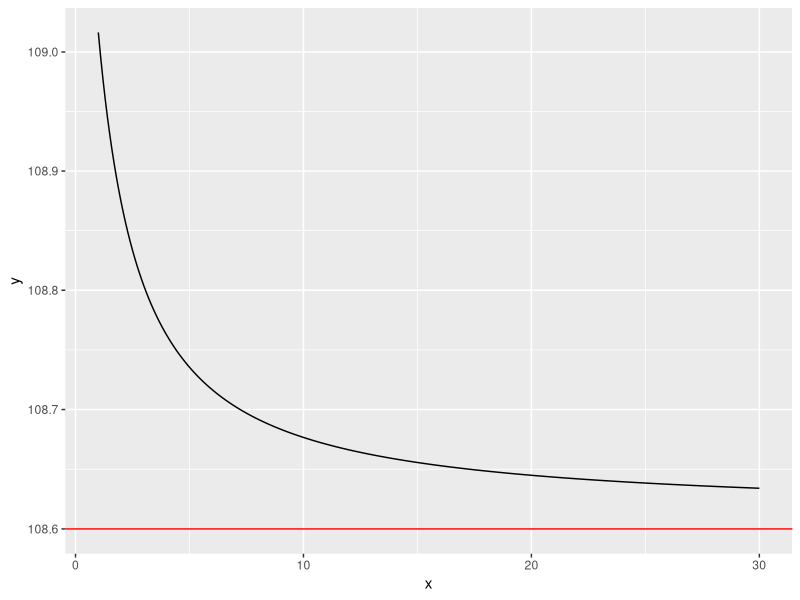

This chart was generated by the following R code:
## ---- chunk 1
knitr::opts_chunk$set(message = FALSE, echo = TRUE)
## ---- chunk 2
library(tidyverse)
library(igraph)
## ---- chunk 3
df_2018 <- read_csv("data/Men 2018.csv", col_types = cols(Date = col_date(format = "%d/%m/%Y")))%>%
  filter((Tournament != "Wimbledon") | (Tournament == "Wimbledon" & Round == "1st Round"))%>%
  select(Date, Tournament, Winner, Loser, AvgW, AvgL)%>%
  mutate(p_ij = 1 / AvgW,
         p_ji = 1/ AvgL,
         total_prob = p_ij + p_ji) %>%
  mutate(p_ij = p_ij / total_prob,
         p_ji = p_ji / total_prob) %>%
  select(-total_prob) %>%
  mutate(logit_p_ij = log(p_ij / p_ji))%>%
  rowwise()%>%
  mutate(
    sorted = paste(sort(c(Winner, Loser)), collapse = '_'),
    origin = ifelse(Tournament == "Wimbledon", 0, 1)
  )%>%
  group_by(sorted)%>%
  arrange(origin, desc(Date),.by_group = TRUE)%>%
  slice_head(n=1)%>%
  ungroup()
  # arrange(sorted)

df_2019 <- read_csv("data/Men 2019.csv", col_types = cols(Date = col_date(format = "%d/%m/%Y")))%>%
  filter((Tournament != "Wimbledon") | (Tournament == "Wimbledon" & Round == "1st Round"))%>%
  select(Date, Tournament, Winner, Loser, AvgW, AvgL)%>%
  mutate(p_ij = 1 / AvgW,
         p_ji = 1/ AvgL,
         total_prob = p_ij + p_ji) %>%
  mutate(p_ij = p_ij / total_prob,
         p_ji = p_ji / total_prob) %>%
  select(-total_prob) %>%
  mutate(logit_p_ij = log(p_ij / p_ji))%>%
  rowwise()%>%
  mutate(
    sorted = paste(sort(c(Winner, Loser)), collapse = '_'),
    origin = ifelse(Tournament == "Wimbledon", 0, 1)
  )%>%
  group_by(sorted)%>%
  # mutate(num_matches = n())%>%
  arrange(origin, desc(Date),.by_group = TRUE)%>%
  slice_head(n=1)%>%
  ungroup()
  # arrange(sorted)

df_2021 <- read_csv("data/Men 2021.csv", col_types = cols(Date = col_date(format = "%d/%m/%Y")))%>%
  filter((Tournament != "Wimbledon") | (Tournament == "Wimbledon" & Round == "1st Round"))%>%
  select(Date, Tournament, Winner, Loser, AvgW, AvgL)%>%
  mutate(p_ij = 1 / AvgW,
         p_ji = 1/ AvgL,
         total_prob = p_ij + p_ji) %>%
  mutate(p_ij = p_ij / total_prob,
         p_ji = p_ji / total_prob) %>%
  select(-total_prob) %>%
  mutate(logit_p_ij = log(p_ij / p_ji))%>%
  rowwise()%>%
  mutate(
    sorted = paste(sort(c(Winner, Loser)), collapse = '_'),
    origin = ifelse(Tournament == "Wimbledon", 0, 1)
  )%>%
  group_by(sorted)%>%
  # mutate(num_matches = n())%>%
  arrange(origin, desc(Date),.by_group = TRUE)%>%
  slice_head(n=1)%>%
  ungroup()
  # arrange(sorted)

## ---- chunk 4
makeX_lm <- function(df){
  all_players <- c(as.character(df$Winner), as.character(df$Loser))%>%
    factor()%>%
    levels()
  X_lm <- matrix(0,
                 nrow(df),
                 length(all_players))
  colnames(X_lm) <- all_players
  for (team in colnames(X_lm)) {
    X_lm[df$Winner == team, team] <- 1
    X_lm[df$Loser == team, team] <- -1
  }
  return(X_lm)
}
## ---- chunk 5
df_2018$X <- makeX_lm(df_2018)
df_2019$X <- makeX_lm(df_2019)
df_2021$X <- makeX_lm(df_2021)
## ---- chunk 6
w <- 1.5
fitLM <- function(df, w){
  weights <- df%>%
    mutate(weight = ifelse(Tournament == "Wimbledon", w, 1))%>%
    pull(weight)
  
  lmfit_group <- lm(logit_p_ij ~ -1 + X, data = df, weights = weights)
  r <- coef(lmfit_group)
  r[is.na(r)] <- 0
  names(r) <- substring(names(r), 2)
  return(r)
  # s <- exp(r)
}
## ---- chunk 7
rs <- lapply(list(df_2018,df_2019,df_2021), fitLM, w=w)
## ---- chunk 8
rs
## ---- chunk 9
wim2018 <- read_csv("data/wimbledon M 2018.csv", col_types = cols(Date = col_date(format = "%d/%m/%Y")))%>%
  filter(Round != "1st Round")
wim2019 <- read_csv("data/wimbledon M 2019.csv", col_types = cols(Date = col_date(format = "%d/%m/%Y")))%>%
  filter(Round != "1st Round")
wim2021 <- read_csv("data/wimbledon M 2021.csv", col_types = cols(Date = col_date(format = "%d/%m/%Y")))%>%
  filter(Round != "1st Round")
wimlist <- list(wim2018,wim2019,wim2021)
## ---- chunk 10
wim2018score <- wim2018%>%
  rowwise()%>%
  mutate(
    winner_lambda = rs[[1]][Winner],
    loser_lambda = rs[[1]][Loser],
    prob_winner_win = plogis(winner_lambda - loser_lambda),
    log_prob = log(prob_winner_win)
  )%>%
  pull(log_prob)%>%
  sum()

wim2019score <- wim2019%>%
  rowwise()%>%
  mutate(
    winner_lambda = rs[[2]][Winner],
    loser_lambda = rs[[2]][Loser],
    prob_winner_win = plogis(winner_lambda - loser_lambda),
    log_prob = log(prob_winner_win)
  )%>%
  pull(log_prob)%>%
  sum()

wim2021score <- wim2021%>%
  rowwise()%>%
  mutate(
    winner_lambda = rs[[3]][Winner],
    loser_lambda = rs[[3]][Loser],
    prob_winner_win = plogis(winner_lambda - loser_lambda),
    log_prob = log(prob_winner_win)
  )%>%
  pull(log_prob)%>%
  sum()
## ---- chunk 11
getScore <- function(w){
  rs <- lapply(list(df_2018,df_2019,df_2021), fitLM, w=w)
  score <- 0
  for (i in 1:3) {
    lambdas <- rs[[i]]
    wim <- wimlist[[i]]
    score_i <- wim%>%
      rowwise()%>%
      mutate(
        winner_lambda = lambdas[Winner],
        loser_lambda = lambdas[Loser],
        prob_winner_win = plogis(winner_lambda - loser_lambda),
        minus_log_prob = -log(prob_winner_win)
      )%>%
      pull(minus_log_prob)%>%
      sum()
    score <- score + score_i
  }
  return(score)
}
## ---- chunk 12
w <- 1
getScore(w)
## ---- chunk 13
res <- optimize(getScore,interval = c(0,1000))
## ---- chunk 14
res
## ---- chunk 15
ws <- seq(1,30,by=0.1)
ys <- numeric()
for (w in ws) {
  y <- getScore(w)
  ys <- c(ys,y)
}

## ---- chunk 16
tibble(x = ws, y = ys)%>%
  ggplot(aes(x=x,y=y)) +
  # xlim(0.3,10) +
  scale_y_log10() +
  geom_line() +
  geom_hline(yintercept = 108.6, color = "red")
## ---- chunk 17
w_opt <- 3
## ---- chunk 18
library(readxl)
player_id_lookup <- read_excel("player_id_lookup.xlsx", 
    sheet = "men")
## ---- chunk 19
transform_name <- function(name){
  splitName <- str_split(name, " ")[[1]]
  if (length(splitName) > 2){
    return("")
  }
  lastName <- splitName[2]%>%str_to_title()
  firstName <- splitName[1]%>%substr(start = 1, stop = 1)%>%toupper()%>%paste(".",sep = "")
  return(paste(lastName,firstName))
}

player_id_lookup <- player_id_lookup%>%
  rowwise()%>%
  mutate(myName = transform_name(name))
## ---- chunk 20
template <- read_csv("submission-template.csv")%>%
  filter(Gender == "M")
